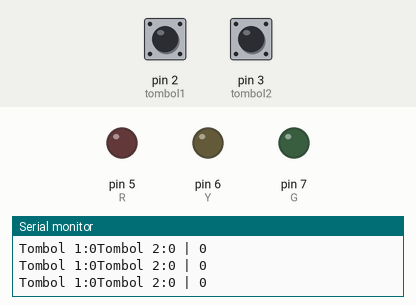
Simulated run of this sketch. Board: Arduino Uno, built with avr-gcc and run on an emulated ATmega328P. Parts: output pins drawn as LEDs (lit = HIGH), the last lines printed to the serial monitor. Dashed ring = blinking. Inputs (shaded band) come from the test bench; at power-on: pin 2 (tombol1) LOW, pin 3 (tombol2) LOW.

Above: at 1.2 s.
1.3 s: pin 2 (tombol1) pulled HIGH for 3.2 s
At 5.2 s:
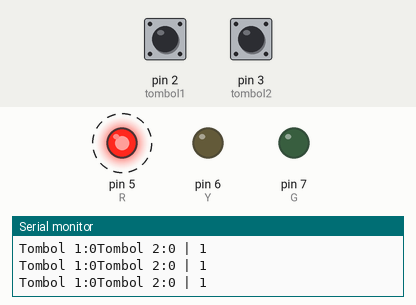
6.3 s: pin 3 (tombol2) pulled HIGH for 0.15 s
At 8.0 s:
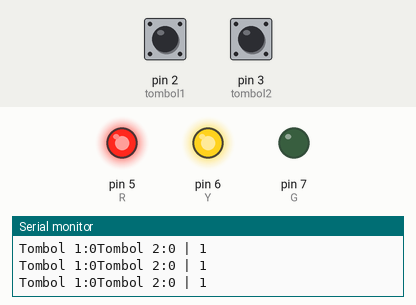
8.3 s: pin 2 (tombol1) pulled HIGH for 0.15 s
At 9.2 s:
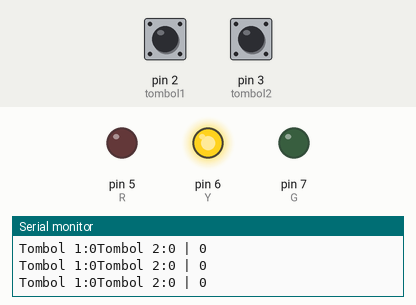
10.3 s: pin 3 (tombol2) pulled HIGH for 1 s
At 11.2 s:
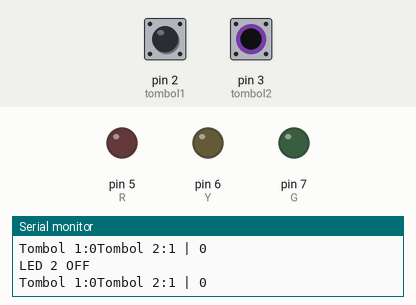
14.3 s: pin 2 (tombol1) pulled HIGH for 1 s
At 15.7 s:
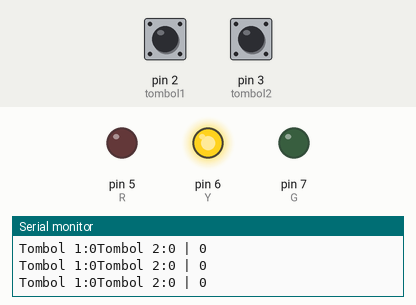
18.3 s: pin 2 (tombol1) pulsed HIGH 5 times (0.12 s each, 0.3 s apart)
At 20.7 s:
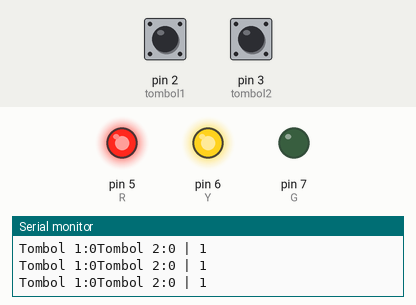
Timing chart, 0 to 22.2 s (numbered marks = the images above; inputs shaded):
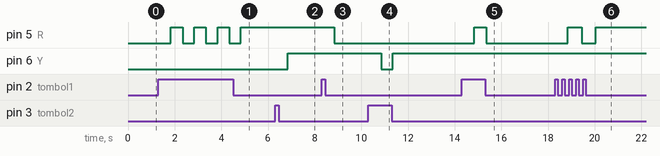

Measured:
- after the input at 1.3 s, pin 5 (R): alternates HIGH for 0.50 s and LOW for 0.50 s, 7 changes in all, then stays HIGH, starting after 0.54 s
- after the input at 6.3 s, pin 6 (Y): LOW → HIGH after 0.55 s
- after the input at 8.3 s, pin 5 (R): HIGH → LOW after 0.54 s
- after the input at 10.3 s, pin 6 (Y): HIGH → LOW after 0.55 s, → HIGH 0.50 s later
- after the input at 14.3 s, pin 5 (R): LOW → HIGH after 0.55 s, → LOW 0.50 s later
- after the input at 18.3 s, pin 5 (R): LOW → HIGH after 0.54 s, → LOW 0.60 s later, → HIGH 0.60 s later

The sketch:

5.3TOMBOL_3LAMPU_NYALA.ino
```cpp
int tombol1=2;
int tombol2=3;

int kunci1=0;
int kunci2=0;

int R=5;
int Y=6;
int G=7;

void setup() {
  Serial.begin(9600);
  pinMode(tombol1,INPUT);
  pinMode(R,OUTPUT);
  pinMode(Y,OUTPUT);
  pinMode(G,OUTPUT);
}

void loop() {
   int bacaTombol1=digitalRead(tombol1);
   int bacaTombol2=digitalRead(tombol2);
   Serial.println("Tombol 1:" + String(bacaTombol1) +
   "Tombol 2:" + String(bacaTombol2) +
   " | " + String (kunci1));

    if (bacaTombol1==1 and kunci1==0){
      delay(500);
      Serial.println("LED ON");
      digitalWrite(R,HIGH);
      kunci1=1;
    }else if (bacaTombol1==1 && kunci1==1){
      delay(500);
      Serial.println("LED OFF");
      digitalWrite(R,LOW);
      kunci1=0;
    }

    if (bacaTombol2==1 and kunci2==0){
      delay(500);
      Serial.println("LED 2 ON");
      digitalWrite(Y,HIGH);
      kunci2=1;
    }else if (bacaTombol2==1 && kunci2==1){
      delay(500);
      Serial.println("LED 2 OFF");
      digitalWrite(Y,LOW);
      kunci2=0;
    }

}
```
